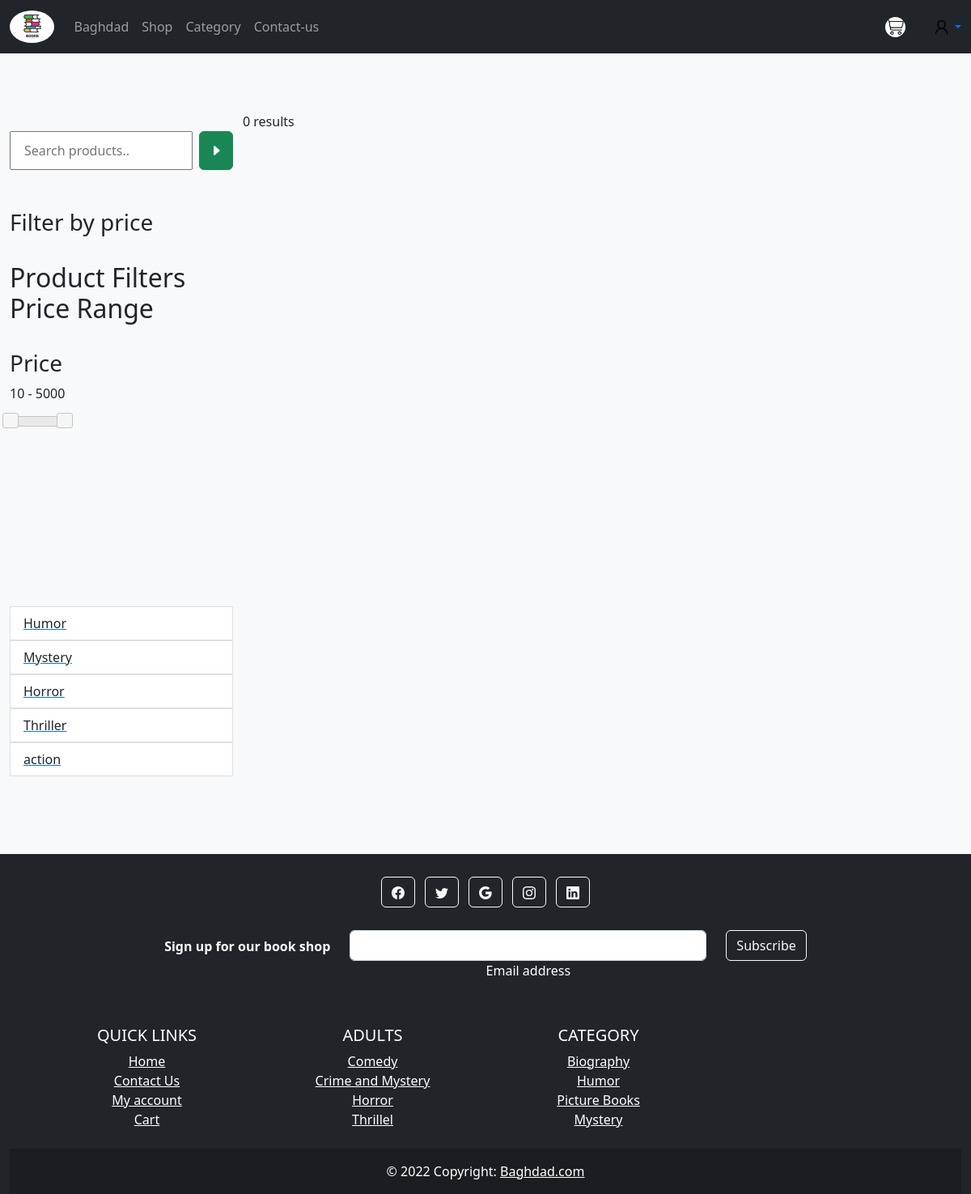
The app's page /category.php with its own data.
### tables this page shows
CREATE TABLE `category` (
  `id` int(11) NOT NULL,
  `category_name` varchar(255) NOT NULL
);

### includes/category_widget.php (the view)
<?php
include "./includes/dbcon.php";
$sql = "SELECT id,category_name FROM category";
$result = $conn->query($sql);
if ($result->num_rows > 0) {
    ?>
<div class="col-12 mt-5 pb-5">
<ul class="list-group list-group-flush">
    <?php
    while ($row = $result->fetch_assoc()) {
?>
    <a href="./category.php?category_name=<?php echo $row['category_name']; ?>">
        <li class="list-group-item"><?php echo $row['category_name'] ?></li>
    </a>
<?php
    }
} else {
    echo "0 results";
}
?>
   </div>

### records on screen
category: category_name "Humor"
category: category_name "Mystery"
category: category_name "Horror"
category: category_name "Thriller"
category: category_name "action"
